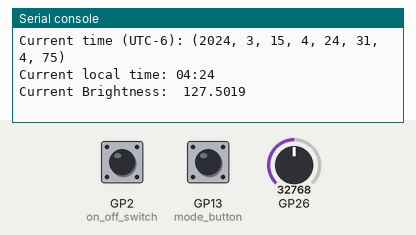
Bench run of a program on a simulated Raspberry Pi Pico running MicroPython. On the bench: the last lines printed to the serial console. The inputs (shaded band) are chosen by the test bench; at power-on: GP2 (on_off_switch) HIGH, GP13 (mode_button) HIGH, GP26 = 32768 (analog values on the 0–65535 scale). WiFi joins after 1.5 s; the clock reads 2024-03-15 10:24:30 at power-on unless the program sets it; web requests get an empty 200 reply after 0.4 s.

Above: at 2.7 s.
2.8 s: GP2 (on_off_switch) pulled LOW for 1.2 s
At 3.8 s:
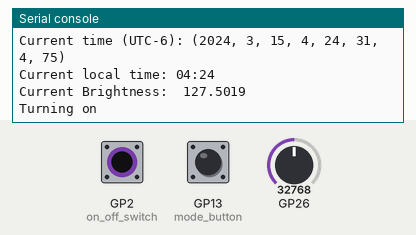
5.5 s: GP13 (mode_button) pulled LOW for 1.2 s
At 5.78 s:
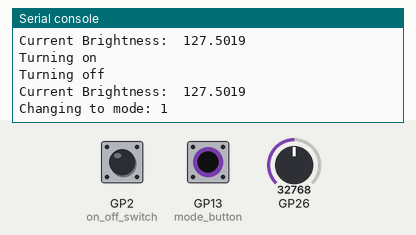
9.7 s: GP26 set to 57670
At 11.0 s:
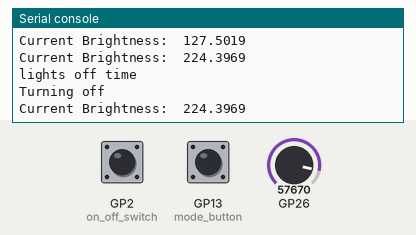
11.2 s: GP13 (mode_button) pulled LOW for 1.2 s
At 11.7 s:
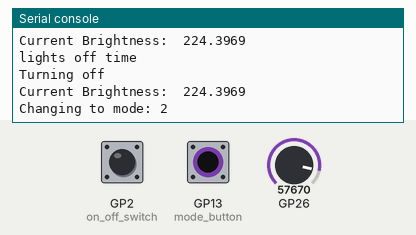

The program:

main.py
```python
# This is controller board will offer 3 types of controls
# 1st an on off switch
# 2nd an mode button
# 3rd a potentiometer to control the dimmer.
# much of the functions here are taken from https://projects.raspberrypi.org/en/projects/introduction-to-the-pico/10
# for the WLED api I used https://kno.wled.ge/interfaces/http-api/
# For sending http request with micropython I used https://randomnerdtutorials.com/raspberry-pi-pico-w-http-requests-micropython/
# 1st On/Off switch pins 4(GP2)
# 2nd Button pin ?(GP13)
# 3rd
# Pot pin 1 to 36(3v3),
# Pot pin 2 to 31(GP26/ADC0),
# Pot pin 3 to 33(Gnd/AGND)

from picozero import Pot
from picozero import Button
from picozero import Switch
import urequests
import requests
import ntptime
import machine, network
import time
from time import sleep

dial = Pot(0)
on_off_switch = Switch(2)
mode_button = Button(13)
utc_offset_seconds = -6 * 3600
# Ellie wled_ip='172.16.0.133'
# Kate wled_ip='172.16.0.110'
# Tessa
wled_ip='172.16.0.141'
url = f"http://{wled_ip}/json/state"
headers = {'Content-type': 'application/json'}
#url = f'http://wled-ellie.local/win'
# Ellie List effect_list = [ 0, 2, 3 ]
# Kate List effect_list = [ 0, 2, 3 ]
# Tessa List
effect_list = [ 0, 90, 110, 2, 3 ]
effect_list = [ 0, 90, 110, 2, 3 ]

current_effect = 0
# http://wled-ellie.local/win&T=2
def ChangeMode():
    global current_effect
    current_effect = current_effect + 1
    if(current_effect >= len(effect_list)):
        current_effect = 0
    print('Changing to mode:', current_effect)
    effect_num = current_effect
    data = f'{{"seg": [{{"fx": {effect_num}}}]}}'
    response = urequests.post(url, headers=headers, data=data)
    response.close()
    requestErrorCheck(response)

def requestErrorCheck(response):
    response_code = response.status_code
    if(response_code != 200):
        print('ERROR')
        print('Response code: ', response_code)

def turn_off():
    # Turns off the WLED
    print('Turning off')
    brightness = get_brightness_dial_value()
    data = f'{{"on": false, "bri": {brightness}}}'
    response = urequests.post(url, headers=headers, data=data)
    response.close()
    requestErrorCheck(response)

def turn_on():
    print('Turning on')
    #check the time to determine whether this is allowed
    if(get_hour() > 20 or get_hour() < 5):
        return
    # Turns on the WLED lights
    brightness = get_brightness_dial_value()
    data = f'{{"on": true, "bri": {brightness}}}'
    response = urequests.post(url, headers=headers, data=data)
    response.close()
    requestErrorCheck(response)


def get_brightness_dial_value():
    # Gets a value from 0 to 1
    print('Current Brightness: ', (dial.value * 255))
    return dial.value * 255

def update_brightness(brightness, scale = 1):
    new_brightness = brightness * scale
    print("Updating brightness", new_brightness)
    data = f'{{"on": true, "bri": {int(new_brightness):d}}}'
    print('brightness data:', data)
    response = urequests.post(url, headers=headers, data=data)
    response.close()
    requestErrorCheck(response)

########### Time ############
local_time = 0

def set_pico_time():
    try:
        ntptime.settime()
        print("NTP time set successfully")
    except OSError as e:
        print(f"NTP time update failed: {e}")

    # Print current time in UTC
    print("Current time (UTC):", time.localtime())

    # Example of DST and timezone handling (example for UTC-5, adjust as needed)
    # You'll likely need a more robust solution for timezone handling in real applications
    # This is a simplified example for demonstration
    local_time = time.localtime(time.time() + utc_offset_seconds)
    print("Current time (UTC-6):", local_time)
    # Print the hour and minute
    hour = local_time[3]
    minute = local_time[4]
    #TODO: Setup the time
    print(f"Current local time: {hour:02d}:{minute:02d}")

def get_hour():
    local_time = time.localtime(time.time() + utc_offset_seconds)
    return local_time[3]

def get_minute():
    local_time = time.localtime(time.time() + utc_offset_seconds)
    return local_time[4]


wlan = network.WLAN(network.STA_IF)
wlan.active(True)
if not wlan.isconnected():
    print('connecting to network...')
    wlan.connect('bmesh', '@2ScreenSmiles19')
    while not wlan.isconnected():
        machine.idle()
print('network config:', wlan.ipconfig('addr4'))
print('current wlan status:', wlan.isconnected())

print('Starting WLED Controller')
#connect_to_bmesh()
print('Connected')

mode_button.when_pressed = ChangeMode
on_off_switch.when_closed = turn_on
on_off_switch.when_opened = turn_off

print('current wlan status:', wlan.status())
set_pico_time()
# used to check if there is a delta of x amount in order to change the brightness
last_pot_value = get_brightness_dial_value()

while True:
    sleep(4)
    #Check if on
    current_pot_value = get_brightness_dial_value()
    pot_delta = last_pot_value - current_pot_value
    #Check if the time is 8pm for dim, and 8:30pm to be off.
    # Start dim is at 5:30am, 6:00am
    # update this to be function call is_night()

    hour = get_hour()
    minute = get_minute()
    # check if it should be off
    if(hour > 20  or (hour == 20 and minute >= 30) or hour < 5 or (hour == 5 and minute < 30)):
        print('lights off time')
        # it should off
        #if(on_off_switch.is_closed):
        turn_off()
        continue
    # check whether it should be dim
    scale = 1
    if(hour == 20):
        print('should be getting dimmer')
        # it should be getting progressively dimmer.
        multiplier = 30 - minute
        scale = multiplier * 0.033
        update_brightness(current_pot_value, scale)

    if(hour == 5):
        #calculate
        # it should be getting progressively brighter
        # scale increments should be 0.033
        print('should be getting brighter')
        multiplier = minute - 30
        scale = multiplier * 0.033
        update_brightness(current_pot_value, scale)

    if(on_off_switch.is_closed):
        print('checking whether pot moved enough delta:', pot_delta)
        if(pot_delta > 13 or pot_delta < -13):

            update_brightness(current_pot_value)
            last_pot_value = current_pot_value
```

Measured:
- after the input at 2.8 s, the serial console: prints a new line at once (image 1)
- after the input at 5.5 s, the serial console: prints a new line at once (image 2)
- after the input at 9.7 s, the serial console: prints a new line after 0.62 s (image 3)
- after the input at 11.2 s, the serial console: prints a new line at once (image 4)
